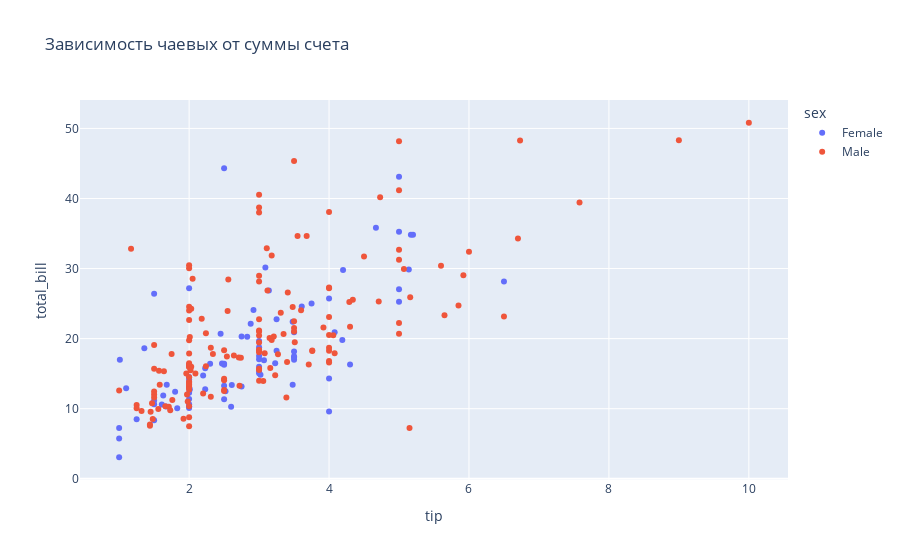

Notebook source saved alongside this figure:
### Markdown cell above
### Задание 2 PLOTLY

Построй с помощью Plotly scatter plot зависимости total_bill от tip, раскрасив точки по полу.

### Code cell
%%run --module 3 --task 2 --plot

import seaborn as sns
import matplotlib.pyplot as plt
import plotly.express as px
import pandas as pd
import numpy as np

url = "https://raw.githubusercontent.com/mwaskom/seaborn-data/master/tips.csv"
df = pd.read_csv(url)

fig = px.scatter(df
                , x="tip"
                , y="total_bill"
                , color="sex"
                , title="Зависимость чаевых от суммы счета"
                )
fig.show()

### Figure 1 — Plotly figure (JSON) as saved in the notebook; plotly's stock layout.template omitted (floating-point values rounded to 4 significant figures; data arrays with more than 128 entries replaced by an {"elided": "..."} marker saying what was removed)
{"data": [{"hovertemplate": "sex=Female<br>tip=%{x}<br>total_bill=%{y}<extra></extra>", "legendgroup": "Female", "marker": {"color": "#636efa", "symbol": "circle"}, "mode": "markers", "name": "Female", "orientation": "v", "showlegend": true, "type": "scatter", "x": [1.01, 3.61, 5.0, 3.02, 1.67, 3.5, 2.75, 2.23, 3.0, 3.0, 2.45, 3.07, 2.6, 5.2, 1.5, 2.47, 1.0, 3.0, 3.14, 5.0, 2.2, 1.83, 5.17, 1.0, 4.3, 3.25, 2.5, 3.0, 2.5, 3.48, 4.08, 4.0, 1.0, 4.0, 3.5, 1.5, 1.8, 2.92, 1.68, 2.52, 4.2, 2.0, 2.0, 2.83, 1.5, 2.0, 3.25, 1.25, 2.0, 2.0, 2.75, 3.5, 5.0, 2.3, 1.5, 1.36, 1.63, 5.14, 3.75, 2.61, 2.0, 3.0, 1.61, 2.0, 4.0, 3.5, 3.5, 4.19, 5.0, 2.0, 2.01, 2.0, 2.5, 3.23, 2.23, 2.5, 6.5, 1.1, 3.09, 3.48, 3.0, 2.5, 2.0, 2.88, 4.67, 2.0, 3.0], "xaxis": "x", "y": [16.99, 24.59, 35.26, 14.83, 10.33, 16.97, 20.29, 15.77, 19.65, 15.06, 20.69, 16.93, 10.29, 34.81, 26.41, 16.45, 3.07, 17.07, 26.86, 25.28, 14.73, 10.07, 34.83, 5.75, 16.32, 22.75, 11.35, 15.38, 44.3, 22.42, 20.92, 14.31, 7.25, 25.71, 17.31, 10.65, 12.43, 24.08, 13.42, 12.48, 29.8, 14.52, 11.38, 20.27, 11.17, 12.26, 18.26, 8.51, 10.33, 14.15, 13.16, 17.47, 27.05, 16.43, 8.35, 18.64, 11.87, 29.85, 25.0, 13.39, 16.21, 17.51, 10.59, 10.63, 9.6, 20.9, 18.15, 19.81, 43.11, 13.0, 12.74, 13.0, 16.4, 16.47, 12.76, 13.27, 28.17, 12.9, 30.14, 13.42, 15.98, 16.27, 10.09, 22.12, 35.83, 27.18, 18.78], "yaxis": "y"}, {"hovertemplate": "sex=Male<br>tip=%{x}<br>total_bill=%{y}<extra></extra>", "legendgroup": "Male", "marker": {"color": "#EF553B", "symbol": "circle"}, "mode": "markers", "name": "Male", "orientation": "v", "showlegend": true, "type": "scatter", "x": {"elided": "157 float values"}, "xaxis": "x", "y": {"elided": "157 float values"}, "yaxis": "y"}], "layout": {"legend": {"title": {"text": "sex"}, "tracegroupgap": 0}, "title": {"text": "Зависимость чаевых от суммы счета"}, "xaxis": {"anchor": "y", "domain": [0, 1], "title": {"text": "tip"}}, "yaxis": {"anchor": "x", "domain": [0, 1], "title": {"text": "total_bill"}}}}
